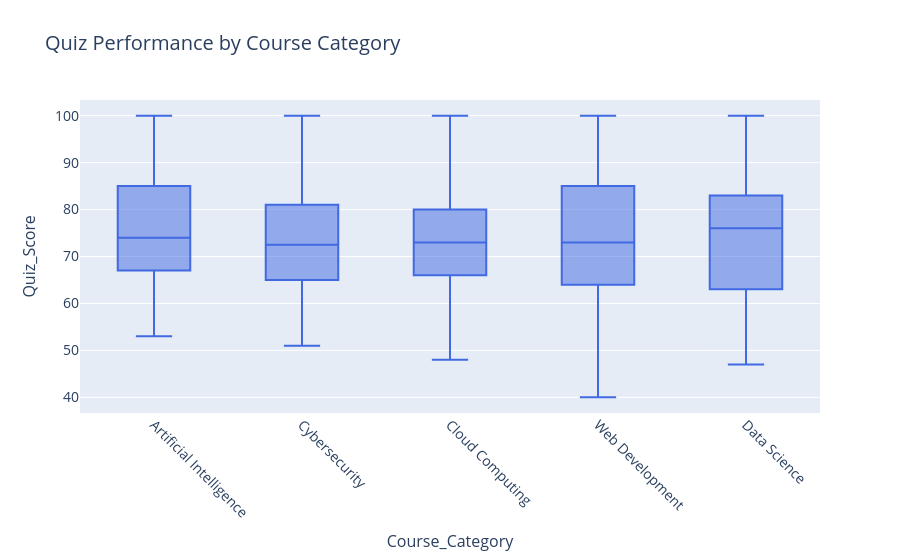

Notebook source saved alongside this figure:
### Code cell
import pandas as pd
import plotly.express as px

df = pd.read_csv("online_learning_platform_dataset.csv")

fig = px.box(
    df,
    x="Course_Category",
    y="Quiz_Score",
    title="Quiz Performance by Course Category"
)

fig.update_traces(
    marker_color="royalblue"
)

fig.update_xaxes(
    tickangle=45,
    tickfont=dict(size=14),
    title_font=dict(size=16)
)

fig.update_yaxes(
    tickfont=dict(size=14),
    title_font=dict(size=16)
)

fig.update_layout(
    title_font=dict(size=20)
)

fig.show()

### Figure 1 — Plotly figure (JSON) as saved in the notebook; plotly's stock layout.template omitted (floating-point values rounded to 4 significant figures; data arrays with more than 128 entries replaced by an {"elided": "..."} marker saying what was removed)
{"data": [{"alignmentgroup": "True", "hovertemplate": "Course_Category=%{x}<br>Quiz_Score=%{y}<extra></extra>", "legendgroup": "", "marker": {"color": "royalblue"}, "name": "", "notched": false, "offsetgroup": "", "orientation": "v", "showlegend": false, "type": "box", "x": {"elided": "500 str values"}, "x0": " ", "xaxis": "x", "y": {"elided": "500 int values"}, "y0": " ", "yaxis": "y"}], "layout": {"boxmode": "group", "legend": {"tracegroupgap": 0}, "title": {"font": {"size": 20}, "text": "Quiz Performance by Course Category"}, "xaxis": {"anchor": "y", "domain": [0, 1], "tickangle": 45, "tickfont": {"size": 14}, "title": {"font": {"size": 16}, "text": "Course_Category"}}, "yaxis": {"anchor": "x", "domain": [0, 1], "tickfont": {"size": 14}, "title": {"font": {"size": 16}, "text": "Quiz_Score"}}}}
